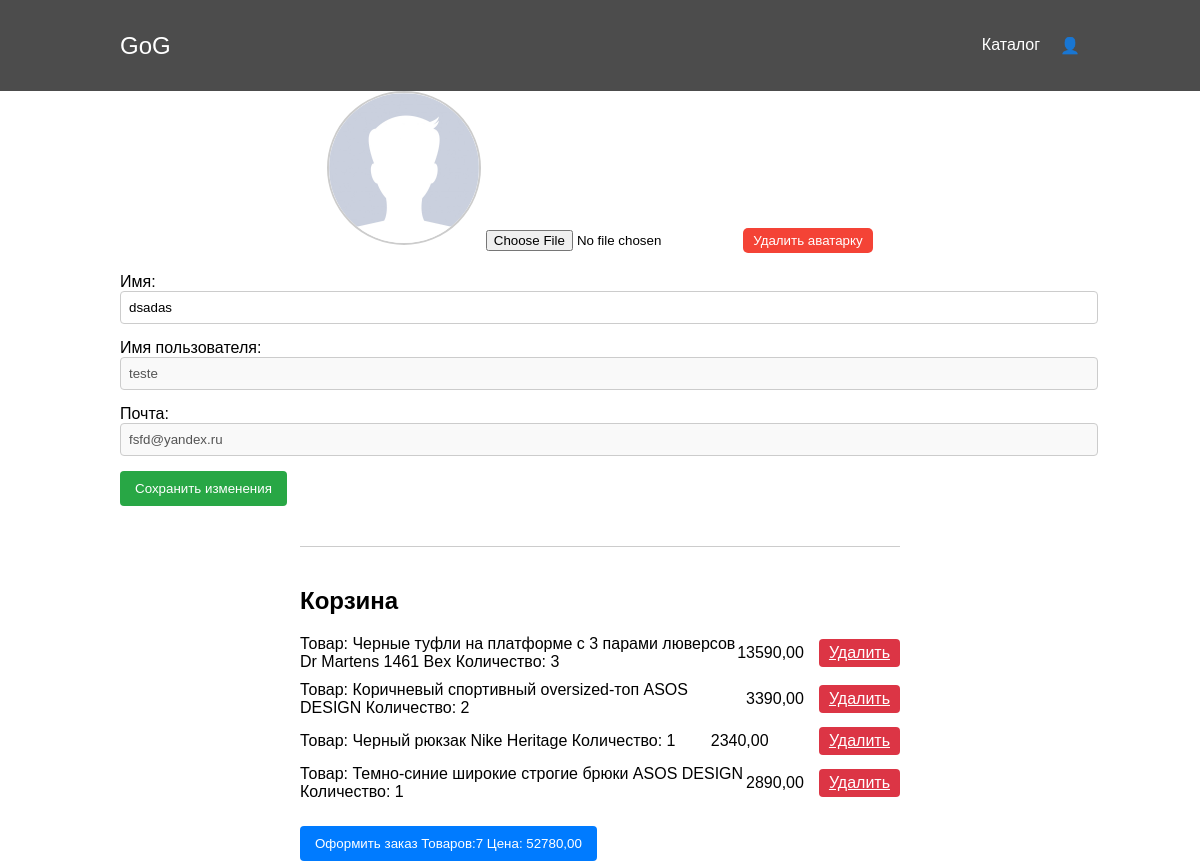
Screenshot of /users/profile/5/ (signed in) with the database file from the repository.
### apps/users/models.py (models this page shows)
class User(AbstractUser):
    image = models.ImageField(upload_to="images/", null=True, blank=True)
    is_verified_email = models.BooleanField(default=False)
    class Meta:
        constraints = [
            models.UniqueConstraint(fields=['email'], name='unique_email_constraint')
        ]

### apps/products/models.py (models this page shows, shortened)
class Basket(models.Model):
    user = models.ForeignKey(User, on_delete=models.CASCADE)
    product = models.ForeignKey(Product, on_delete=models.CASCADE)
    quantity = models.PositiveIntegerField(default=0)
    created_timestamp = models.DateTimeField(auto_now_add=True)
    objects = BasketQuerySet.as_manager()
    def sum(self):
        return self.quantity * self.product.price

class Product(models.Model):
    name = models.CharField(max_length=128)
    description = models.TextField(null=True, blank=True)
    price = models.DecimalField(max_digits=7, decimal_places=2)
    quantity = models.PositiveIntegerField(default=0)
    image = models.ImageField(upload_to="products_images")
    category = models.ForeignKey(ProductCategory, related_name='products', on_delete=models.CASCADE)
    def __str__(self):
        return self.name
    class Meta:
        verbose_name = 'Product'
        verbose_name_plural = 'Products'

### apps/users/views.py (the view, shortened to what this page needs)
# urls.py: path('profile/<int:pk>/', login_required(UserProfileView.as_view()), name='profile'),
class UserProfileView(UpdateView):
    extra_context = {'title': 'Профиль'}
    model = User
    template_name = 'users/profile.html'
    form_class = UserProfileForm

### apps/users/forms.py
class UserProfileForm(UserChangeForm):
    first_name = forms.CharField(widget=forms.TextInput())
    image = forms.ImageField(widget=forms.FileInput(), required=False)
    class Meta:
        model = User
        fields = ['first_name', 'image']

### apps/products/context_processors.py (called while the page is built)
def baskets(request):
    user = request.user
    return {'baskets': Basket.objects.filter(user=user) if user.is_authenticated else []}

### apps/products/models.py (called while the page is built)
    def total_sum(self):
        return sum(basket.sum() for basket in self)

    def total_quantity(self):
        return sum(basket.quantity for basket in self)

### templates/users/profile.html (shortened to what this page needs)
{% extends 'base.html' %}
{% load static %}
{% block css %}
    <link rel="stylesheet" href="{% static 'css/users/profile.css' %}">
{% endblock %}
{% block content %}
    <form action="{% url 'users:profile' user.pk %}" method="post" class="form" enctype="multipart/form-data">
        <div class="profile-container">
            <div class="avatar-section">
                <img src="{% if user.image %} {{ user.image.url }} {% else %} {% static 'img/default_avatar.jpg' %} {% endif %}"
                     alt="Avatar" class="avatar" id="avatar-image">
                <input type="file" name="image" id="image" class="upload-avatar" accept="image/*">
                <button type="submit" name="remove_avatar" value="true" class="remove-avatar">Удалить аватарку</button>
            </div>
            <div class="user-info">
                <div class="info-item">
                    <label for="first_name">Имя:</label>
                    <input type="text" id="first_name" name="first_name" value="{{ form.first_name.value|default:'' }}"
                           class="editable"/>
                </div>
                <div class="info-item">
                    <label for="username">Имя пользователя:</label>
                    <input type="text" id="username" value="{{ user.username }}" class="read-only" disabled/>
                </div>
                <div class="info-item">
                    <label for="email">Почта:</label>
                    <input type="email" id="email" value="{{ user.email }}" class="read-only" disabled/>
                </div>
                <button class="save-button" type="submit">Сохранить изменения</button>
            </div>
        </div>
    </form>
    <div class="cart-section">
        {% if baskets %}
            <h2>Корзина</h2>
            {% for basket in baskets %}
                <div class="cart-item">
                    <span>Товар: {{ basket.product }} Количество: {{ basket.quantity }}</span>
                    <span class="item-price">{{ basket.product.price }}</span>
                    <a href="{% url 'products:basket_remove' basket.id %}"
                        class="remove-button">Удалить</a>
                </div>
            {% endfor %}
            <button class="checkout-button">Оформить заказ Товаров:{{ baskets.total_quantity }} Цена: {{ baskets.total_sum }}</button>
        {% else %}
            <h2>Корзина пуста</h2>
        {% endif %}
    </div>
{% endblock %}

### static/css/users/profile.css (style rules this page uses)
.profile-container { width: 80%; margin: auto; font-family: Arial, sans-serif; }
.avatar-section { text-align: center; margin-bottom: 20px; }
.avatar { width: 150px; height: 150px; border-radius: 50%; object-fit: cover; border: 2px solid #ccc; }
.upload-avatar { margin-top: 10px; }
.user-info { margin-bottom: 40px; }
.info-item { margin-bottom: 15px; }
.editable { width: 100%; padding: 8px; border: 1px solid #ccc; border-radius: 4px; }
.read-only { width: 100%; padding: 8px; border: 1px solid #ccc; border-radius: 4px; background-color: #f9f9f9; }
.save-button { padding: 10px 15px; background-color: #28a745; color: white; border: none; border-radius: 4px; cursor: pointer; }
.cart-section { margin: 0 auto !important; width: 50% !important; margin-top: 30px; border-top: 1px solid #ccc; padding-top: 20px; }
.cart-item { display: flex; justify-content: space-between; align-items: center; margin-bottom: 10px; }
.item-price { margin-right: 15px; }
.remove-button { padding: 5px 10px; background-color: #dc3545; color: white; border: none; border-radius: 4px; cursor: pointer; }
.checkout-button { margin-top: 15px; padding: 10px 15px; background-color: #007bff; color: white; border: none; border-radius: 4px; cursor: pointer; }
body { font-family: Arial, sans-serif; margin: 0; padding: 0; box-sizing: border-box; }
.remove-avatar { margin-top: 10px; padding: 5px 10px; background-color: #f44336; color: white; border: none; border-radius: 5px; cursor: pointer; }

### rows the page displays
User: first_name "dsadas", username "teste", email "fsfd@yandex.ru"
Basket: product "Черные туфли на платформе с 3 парами люверсов Dr Martens 1461 Bex", quantity "3", product.price "13590,00", total_quantity "7", total_sum "52780,00"
Basket: product "Коричневый спортивный oversized-топ ASOS DESIGN", quantity "2", product.price "3390,00"
Basket: product "Черный рюкзак Nike Heritage", quantity "1", product.price "2340,00"
Basket: product "Темно-синие широкие строгие брюки ASOS DESIGN", quantity "1", product.price "2890,00"
